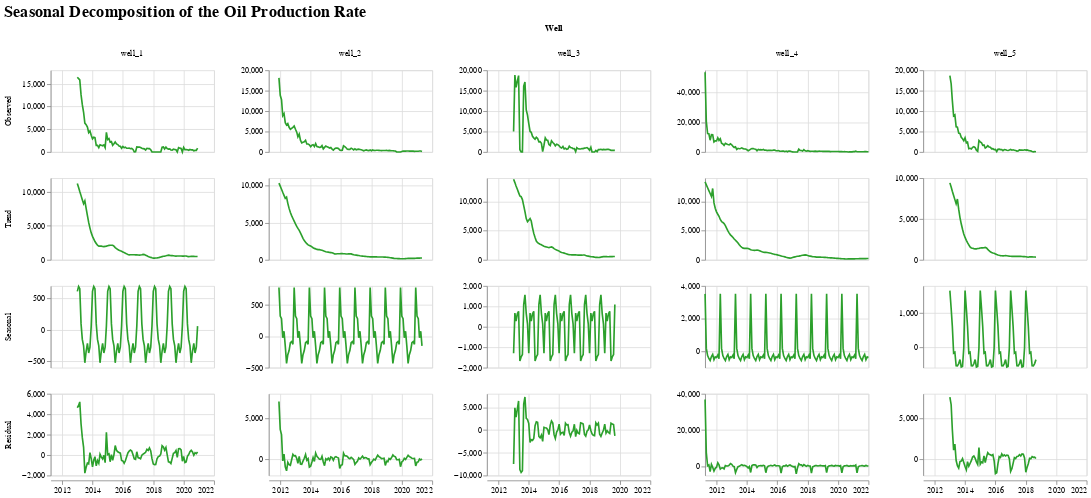

Notebook source saved alongside this figure:
### Markdown cell above
#### Seasonal Decomposition Plots
- Seasonal decomposition charts break each time series into trend, seasonal, and residual components, revealing long-term decline, recurring seasonal patterns, and irregular shocks separately.
- In this analysis they help determine whether seasonal patterns or residual noise should be modeled explicitly or if the LSTM can focus mostly on the trend and notable anomalies.

### Code cell
# Collect seasonal decomposition components for every well
decomposition_records = []
value_col = 'oil_producing_daily_avg (bbl/day)'

for well_name, group in df[['well_name', 'date', value_col]].dropna(subset=[value_col]).sort_values('date').groupby('well_name'):
    well_series = group.set_index('date')[value_col]
    monthly_series = well_series.resample('MS').mean().interpolate(limit_direction='both')

    if len(monthly_series.dropna()) < 24:
        continue

    decomposition = seasonal_decompose(
        monthly_series,
        model='additive',
        period=12,
        extrapolate_trend='freq'
    )

    component_map = {
        'Observed': decomposition.observed,
        'Trend': decomposition.trend,
        'Seasonal': decomposition.seasonal,
        'Residual': decomposition.resid
    }

    for component_name, component_values in component_map.items():
        component_df = component_values.reset_index()
        component_df.columns = ['date', 'value']
        component_df['component'] = component_name
        component_df['well_name'] = well_name
        decomposition_records.append(component_df)

# Combine component data and drop rows created by leading/trailing NaNs
seasonal_decomposition_df = pd.concat(decomposition_records, ignore_index=True)
seasonal_decomposition_df = seasonal_decomposition_df.dropna(subset=['value'])
component_order = ['Observed', 'Trend', 'Seasonal', 'Residual']

# Plot the observed, trend, seasonal, and residual series for each well in a faceted grid
seasonal_decomposition_chart = alt.Chart(seasonal_decomposition_df).mark_line(color='#2ca02c').encode(
    x=alt.X('date:T').title(None),
    y=alt.Y('value:Q').title(None),
    row=alt.Row('component:N', sort=component_order, title=None),
    column=alt.Column('well_name:N', title='Well'),
).resolve_scale(
    y='independent'
).properties(
    height=100,
    width=200,
    title=alt.Title('Seasonal Decomposition of the Oil Production Rate', fontSize=20, anchor='start')
)

seasonal_decomposition_chart

### Figure 1 — Vega-Lite specification as saved in the notebook (floating-point values rounded to 4 significant figures; data arrays with more than 128 entries replaced by an {"elided": "..."} marker saying what was removed)
{"config": {"view": {"continuousWidth": 300, "continuousHeight": 300}}, "data": {"name": "data-243ade55f5db7827bf3e893577903d99"}, "mark": {"type": "line", "color": "#2ca02c"}, "encoding": {"column": {"field": "well_name", "title": "Well", "type": "nominal"}, "row": {"field": "component", "sort": ["Observed", "Trend", "Seasonal", "Residual"], "title": null, "type": "nominal"}, "x": {"field": "date", "title": null, "type": "temporal"}, "y": {"field": "value", "title": null, "type": "quantitative"}}, "height": 100, "resolve": {"scale": {"y": "independent"}}, "title": {"text": "Seasonal Decomposition of the Oil Production Rate", "anchor": "start", "fontSize": 20}, "width": 200, "$schema": "https://vega.github.io/schema/vega-lite/v5.20.1.json", "datasets": {"data-243ade55f5db7827bf3e893577903d99": {"elided": "1960 records"}}}
